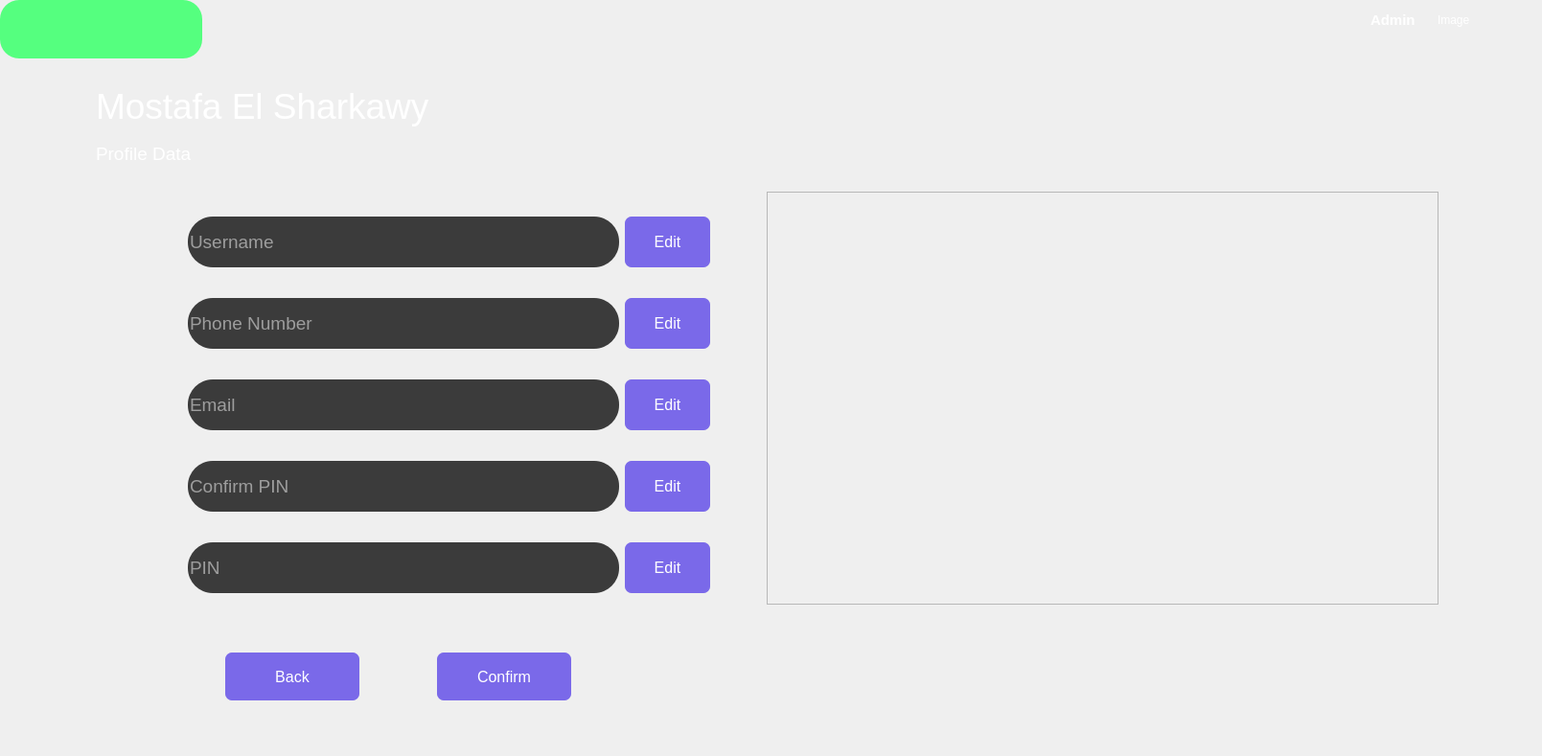
    <widget class="QWidget" name="page_10">
     <property name="styleSheet">
      <string notr="true">color: rgb(255, 255, 255);</string>
     </property>
     <widget class="QWidget" name="widget_22" native="true">
      <property name="geometry">
       <rect>
        <x>0</x>
        <y>0</y>
        <width>1600</width>
        <height>780</height>
       </rect>
      </property>
      <property name="minimumSize">
       <size>
        <width>450</width>
        <height>0</height>
       </size>
      </property>
      <property name="font">
       <font>
        <pointsize>12</pointsize>
       </font>
      </property>
      <property name="styleSheet">
       <string notr="true">QLineEdit
{
border-radius:26px;
background-color:3b3b3b;
}
QPushButton{
background-color:rgb(122, 105, 233);
color:white;
border-radius:7px;
}</string>
      </property>
      <widget class="QLabel" name="label_83">
       <property name="geometry">
        <rect>
         <x>100</x>
         <y>140</y>
         <width>131</width>
         <height>41</height>
        </rect>
       </property>
       <property name="font">
        <font>
         <pointsize>14</pointsize>
        </font>
       </property>
       <property name="text">
        <string>Profile Data</string>
       </property>
      </widget>
      <widget class="QLabel" name="label_84">
       <property name="geometry">
        <rect>
         <x>1500</x>
         <y>0</y>
         <width>61</width>
         <height>41</height>
        </rect>
       </property>
       <property name="text">
        <string>Image</string>
       </property>
      </widget>
      <widget class="QLabel" name="label_85">
       <property name="geometry">
        <rect>
         <x>1430</x>
         <y>0</y>
         <width>61</width>
         <height>41</height>
        </rect>
       </property>
       <property name="font">
        <font>
         <pointsize>11</pointsize>
         <bold>true</bold>
        </font>
       </property>
       <property name="text">
        <string>Admin</string>
       </property>
      </widget>
      <widget class="QLabel" name="label_86">
       <property name="geometry">
        <rect>
         <x>100</x>
         <y>80</y>
         <width>571</width>
         <height>61</height>
        </rect>
       </property>
       <property name="font">
        <font>
         <pointsize>28</pointsize>
        </font>
       </property>
       <property name="text">
        <string>Mostafa El Sharkawy</string>
       </property>
      </widget>
      <widget class="QWidget" name="layoutWidget_4">
       <property name="geometry">
        <rect>
         <x>100</x>
         <y>200</y>
         <width>641</width>
         <height>447</height>
        </rect>
       </property>
       <layout class="QVBoxLayout" name="verticalLayout_2">
        <item>
         <layout class="QHBoxLayout" name="horizontalLayout_8">
          <item>
           <widget class="QLabel" name="label_88">
            <property name="text">
             <string/>
            </property>
            <property name="pixmap">
             <pixmap resource="assets3.qrc">:/new/prefix3/signin1.png</pixmap>
            </property>
            <property name="scaledContents">
             <bool>true</bool>
            </property>
           </widget>
          </item>
          <item>
           <widget class="QLineEdit" name="lineEdit_6">
            <property name="minimumSize">
             <size>
              <width>450</width>
              <height>53</height>
             </size>
            </property>
            <property name="maximumSize">
             <size>
              <width>450</width>
              <height>53</height>
             </size>
            </property>
            <property name="font">
             <font>
              <pointsize>14</pointsize>
             </font>
            </property>
            <property name="styleSheet">
             <string notr="true">background-color: rgb(59, 59, 59);</string>
            </property>
            <property name="text">
             <string/>
            </property>
            <property name="placeholderText">
             <string>Username</string>
            </property>
           </widget>
          </item>
          <item>
           <widget class="QPushButton" name="pushButton_95">
            <property name="minimumSize">
             <size>
              <width>0</width>
              <height>53</height>
             </size>
            </property>
            <property name="maximumSize">
             <size>
              <width>120</width>
              <height>53</height>
             </size>
            </property>
            <property name="font">
             <font>
              <pointsize>12</pointsize>
             </font>
            </property>
            <property name="text">
             <string>Edit</string>
            </property>
           </widget>
          </item>
         </layout>
        </item>
        <item>
         <layout class="QHBoxLayout" name="horizontalLayout_9">
          <item>
           <widget class="QLabel" name="label_89">
            <property name="text">
             <string/>
            </property>
            <property name="pixmap">
             <pixmap resource="assets3.qrc">:/new/prefix3/phone.png</pixmap>
            </property>
           </widget>
          </item>
          <item>
           <widget class="QLineEdit" name="lineEdit_9">
            <property name="minimumSize">
             <size>
              <width>450</width>
              <height>53</height>
             </size>
            </property>
            <property name="maximumSize">
             <size>
              <width>350</width>
              <height>53</height>
             </size>
            </property>
            <property name="font">
             <font>
              <pointsize>14</pointsize>
             </font>
            </property>
            <property name="styleSheet">
             <string notr="true">background-color: rgb(59, 59, 59);</string>
            </property>
            <property name="text">
             <string/>
            </property>
            <property name="placeholderText">
             <string>Phone Number</string>
            </property>
           </widget>
          </item>
          <item>
           <widget class="QPushButton" name="pushButton_96">
            <property name="minimumSize">
             <size>
              <width>0</width>
              <height>53</height>
             </size>
            </property>
            <property name="maximumSize">
             <size>
              <width>120</width>
              <height>53</height>
             </size>
            </property>
            <property name="font">
             <font>
              <pointsize>12</pointsize>
             </font>
            </property>
            <property name="text">
             <string>Edit</string>
            </property>
           </widget>
          </item>
         </layout>
        </item>
        <item>
         <layout class="QHBoxLayout" name="horizontalLayout_11">
          <item>
           <widget class="QLabel" name="label_90">
            <property name="text">
             <string/>
            </property>
            <property name="pixmap">
             <pixmap resource="assets3.qrc">:/new/prefix3/email.png</pixmap>
            </property>
            <property name="scaledContents">
             <bool>true</bool>
            </property>
           </widget>
          </item>
          <item>
           <widget class="QLineEdit" name="lineEdit_8">
            <property name="minimumSize">
             <size>
              <width>450</width>
              <height>53</height>
             </size>
            </property>
            <property name="maximumSize">
             <size>
              <width>350</width>
              <height>53</height>
             </size>
            </property>
            <property name="font">
             <font>
              <pointsize>14</pointsize>
             </font>
            </property>
            <property name="styleSheet">
             <string notr="true">background-color: rgb(59, 59, 59);</string>
            </property>
            <property name="text">
             <string/>
            </property>
            <property name="placeholderText">
             <string>Email</string>
            </property>
           </widget>
          </item>
          <item>
           <widget class="QPushButton" name="pushButton_97">
            <property name="minimumSize">
             <size>
              <width>0</width>
              <height>53</height>
             </size>
            </property>
            <property name="maximumSize">
             <size>
              <width>120</width>
              <height>53</height>
             </size>
            </property>
            <property name="font">
             <font>
              <pointsize>12</pointsize>
             </font>
            </property>
            <property name="text">
             <string>Edit</string>
            </property>
           </widget>
          </item>
         </layout>
        </item>
        <item>
         <layout class="QHBoxLayout" name="horizontalLayout_12">
          <item>
           <widget class="QLabel" name="label_91">
            <property name="text">
             <string/>
            </property>
            <property name="pixmap">
             <pixmap resource="assets3.qrc">:/new/prefix3/BD.png</pixmap>
            </property>
           </widget>
          </item>
          <item>
           <widget class="QLineEdit" name="lineEdit_11">
            <property name="minimumSize">
             <size>
              <width>450</width>
              <height>53</height>
             </size>
            </property>
            <property name="maximumSize">
             <size>
              <width>350</width>
              <height>53</height>
             </size>
            </property>
            <property name="font">
             <font>
              <pointsize>14</pointsize>
             </font>
            </property>
            <property name="styleSheet">
             <string notr="true">background-color: rgb(59, 59, 59);</string>
            </property>
            <property name="text">
             <string/>
            </property>
            <property name="placeholderText">
             <string>Confirm PIN</string>
            </property>
           </widget>
          </item>
          <item>
           <widget class="QPushButton" name="pushButton_98">
            <property name="minimumSize">
             <size>
              <width>0</width>
              <height>53</height>
             </size>
            </property>
            <property name="maximumSize">
             <size>
              <width>120</width>
              <height>53</height>
             </size>
            </property>
            <property name="font">
             <font>
              <pointsize>12</pointsize>
             </font>
            </property>
            <property name="text">
             <string>Edit</string>
            </property>
           </widget>
          </item>
         </layout>
        </item>
        <item>
         <layout class="QHBoxLayout" name="horizontalLayout_13">
          <item>
           <widget class="QLabel" name="label_135">
            <property name="text">
             <string/>
            </property>
            <property name="pixmap">
             <pixmap resource="assets3.qrc">:/new/prefix3/pinAndPass.png</pixmap>
            </property>
           </widget>
          </item>
          <item>
           <widget class="QLineEdit" name="lineEdit_10">
            <property name="minimumSize">
             <size>
              <width>450</width>
              <height>53</height>
             </size>
            </property>
            <property name="maximumSize">
             <size>
              <width>350</width>
              <height>53</height>
             </size>
            </property>
            <property name="font">
             <font>
              <pointsize>14</pointsize>
             </font>
            </property>
            <property name="styleSheet">
             <string notr="true">background-color: rgb(59, 59, 59);</string>
            </property>
            <property name="text">
             <string/>
            </property>
            <property name="placeholderText">
             <string>PIN</string>
            </property>
           </widget>
          </item>
          <item>
           <widget class="QPushButton" name="pushButton_99">
            <property name="minimumSize">
             <size>
              <width>0</width>
              <height>53</height>
             </size>
            </property>
            <property name="maximumSize">
             <size>
              <width>120</width>
              <height>53</height>
             </size>
            </property>
            <property name="font">
             <font>
              <pointsize>12</pointsize>
             </font>
            </property>
            <property name="text">
             <string>Edit</string>
            </property>
           </widget>
          </item>
         </layout>
        </item>
       </layout>
      </widget>
      <widget class="QWidget" name="layoutWidget_3">
       <property name="geometry">
        <rect>
         <x>160</x>
         <y>680</y>
         <width>511</width>
         <height>52</height>
        </rect>
       </property>
       <layout class="QHBoxLayout" name="horizontalLayout_2">
        <item>
         <widget class="QPushButton" name="pushButton_6">
          <property name="minimumSize">
           <size>
            <width>140</width>
            <height>50</height>
           </size>
          </property>
          <property name="maximumSize">
           <size>
            <width>140</width>
            <height>50</height>
           </size>
          </property>
          <property name="font">
           <font>
            <pointsize>12</pointsize>
            <bold>false</bold>
           </font>
          </property>
          <property name="text">
           <string>Back</string>
          </property>
         </widget>
        </item>
        <item>
         <widget class="QPushButton" name="pushButton_5">
          <property name="minimumSize">
           <size>
            <width>140</width>
            <height>50</height>
           </size>
          </property>
          <property name="maximumSize">
           <size>
            <width>140</width>
            <height>50</height>
           </size>
          </property>
          <property name="font">
           <font>
            <pointsize>12</pointsize>
            <bold>false</bold>
           </font>
          </property>
          <property name="text">
           <string>Confirm</string>
          </property>
         </widget>
        </item>
       </layout>
      </widget>
      <widget class="QScrollArea" name="scrollArea_5">
       <property name="geometry">
        <rect>
         <x>800</x>
         <y>200</y>
         <width>701</width>
         <height>431</height>
        </rect>
       </property>
       <property name="styleSheet">
        <string notr="true">QScrollBar:vertical{ 
boder:none;
background-color: rgb(36, 36, 36);
 width: 15px; 
margin: 15px 0 15px 0;
 boder-radius:0px;
}

QScrollBar:handle:vertical{
background-color: rgb(71, 71, 71);
 min-height:30px;
 border-radius:7px;
}
QScrollBar:handle:vertical:hover{
 background-color:rgb(58, 58, 58);
}
QScrollBar:handle:vertical pressed{
 background-color: rgb(60, 60, 60);
}

QScrollBar::sub-line:vertical{
border:none;
background-color: rgb(71, 71, 71);
height: 15px;
border-top-left-radius: 7px;
border-top-right-radius:7px;
subcontrol position: top;
subcontrol-origin: margin;
}
QScrollBar::sub-line:vertical:hover { 
background-color: rgb(58, 58, 58);
}

QScrollBar::sub-line:vertical:pressed{
 background-color: rgb(60, 60, 60);
}
 QScrollBar::add-line:vertical{
 border:none;
background-color: rgb(71, 71, 71);
 height: 15px;
border-bottom-left-radius: 7px; 
border-bottom-right-radius: 7px; 
subcontrol-position: bottom; 
subcontrol-origin: margin;
}
QScrollBar::add-line:vertical:hover {
 background-color:  rgb(58, 58, 58);
}
QScrollBar::add-line:vertical:pressed { 
background-color: rgb(60, 60, 60);
}

QScrollBar::up-arrow:vertical, QScrollBar::down-arrow:vertical{
 background: none;
}
QScrollBar::add-page:vertical, QScrollBar::sub-page:vertical{ 
background: none;
}

</string>
       </property>
       <property name="widgetResizable">
        <bool>true</bool>
       </property>
       <widget class="QWidget" name="scrollAreaWidgetContents_5">
        <property name="geometry">
         <rect>
          <x>0</x>
          <y>0</y>
          <width>699</width>
          <height>429</height>
         </rect>
        </property>
        <layout class="QVBoxLayout" name="verticalLayout_4">
         <property name="spacing">
          <number>30</number>
         </property>
        </layout>
       </widget>
      </widget>
      <widget class="QLabel" name="label_82">
       <property name="geometry">
        <rect>
         <x>0</x>
         <y>0</y>
         <width>211</width>
         <height>61</height>
        </rect>
       </property>
       <property name="styleSheet">
        <string notr="true">border-radius:20px;
background-color: rgb(85, 255, 127);
background-image: url(:/new/prefix1/firstPage.png);
</string>
       </property>
       <property name="text">
        <string/>
       </property>
       <property name="pixmap">
        <pixmap resource="assets.qrc">:/new/prefix1/firstPage.png</pixmap>
       </property>
       <property name="scaledContents">
        <bool>true</bool>
       </property>
      </widget>
     </widget>
    </widget>
